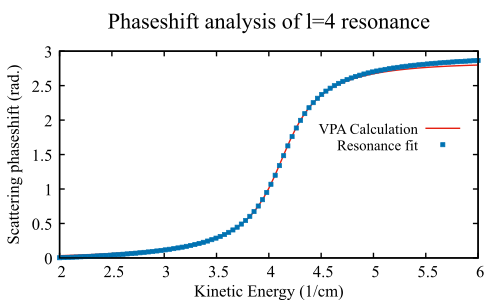

Here is the gnuplot script that generated this plot:
set tics font "Times New Roman, 18"
set xlabel font "Times New Roman, 18"
set ylabel font "Times New Roman, 18"
set key at 5.9,2.0
set key font "Times New Roman,16"
set title font "Times New Roman, 24, bold"
set title "Phaseshift analysis of l=4 resonance"
set xlabel "Kinetic Energy (1/cm)"
set ylabel "Scattering phaseshift (rad.)
set border linewidth 2
#set xtics font "Times New Roman, 18"
#set ytics font "Times New Roman, 18"
set xrange [2:6] 
set yrange [0:3]
plot 'l=4.ps.txt' w l lt 1 lw 2 lc 7 title "VPA Calculation", atan2(1,-(x-4.13)/(0.56/2))-0.128 w p ps 0.5 lt 5 lc 6 title "Resonance fit"
pause -100   
set terminal pdfcairo
set output 'psanalysis.pdf' 
replot
